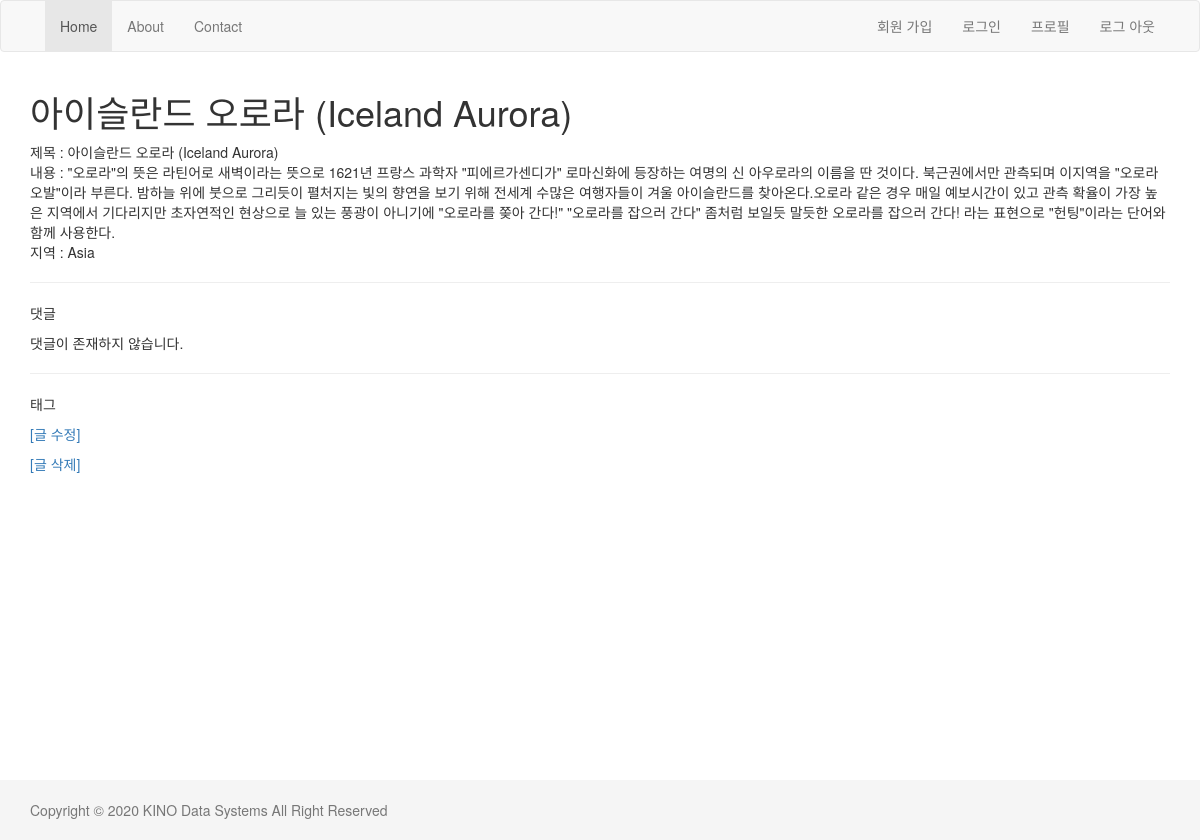
The page /blog/1/ on the database as committed earlier.
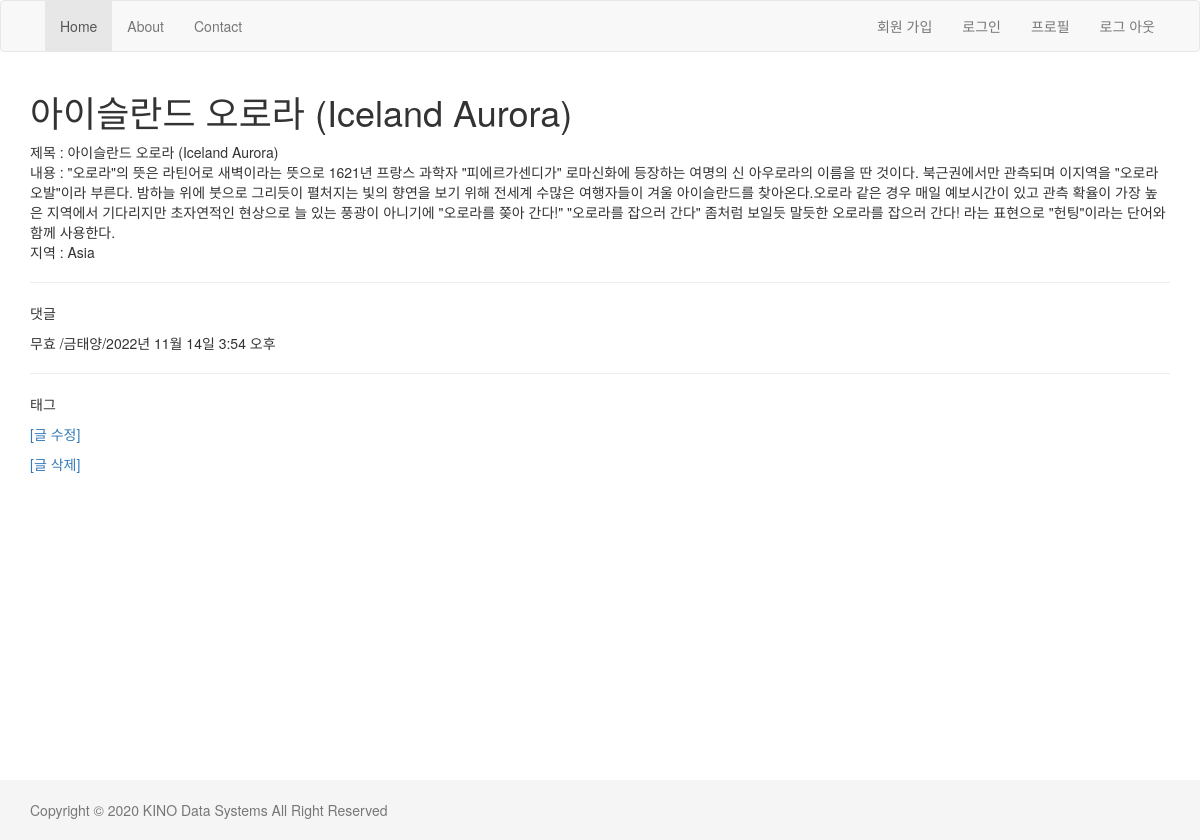
The same page on the database as committed later.
### blog/models.py (models this page shows, shortened)
class Comment(models.Model):
    post = models.ForeignKey('Post', on_delete=models.CASCADE)
    author = models.CharField(max_length=20)
    message = models.TextField()
    created = models.DateField(auto_now_add=True)
    updated = models.DateTimeField(auto_now=True)

### blog/views.py (the view)
# urls.py: path('<int:id>/', views.detail, name='detail'),
def detail(request, id):
    post = get_object_or_404(Post, id=id)
    comment_list = post.comment_set.all()
    tag_list = post.tag.all()
    return render(request, 'blog/detail.html', {'post': post,
                                                'comment_all': comment_list,
                                                'tag_list': tag_list, })
    return HttpResponse(post.title)

### blog/templates/blog/detail.html (shortened to what this page needs)
{% extends "layout.html" %}
{% block content %}
    <h1>{{post.title}}</h1>
    제목 : {{post.title}} <br/>
    내용 : {{post.body}} <br/>
    지역 : {{post.region}} <br>
    <hr><p>댓글</p>
    {% for comment in comment_all %}
        <p>{{comment.message}} /{{comment.author}}/{{comment.updated}}</p>
    {% empty %}
        댓글이 존재하지 않습니다.
    {% endfor %}
    <hr><p>태그</p>
    <a href="{% url 'blog:update' post.id %}">[글 수정]</a> <p></p>
    <a href="{% url 'blog:delete' post.id %}">[글 삭제]</a>
{% endblock %}

Rows that differ between the two databases and show on the page:
added Comment: message "무효", author "금태양", updated "2022년 11월 14일 3:54 오후"
Other text that changed with them:
text no longer shown: "댓글이 존재하지 않습니다."
